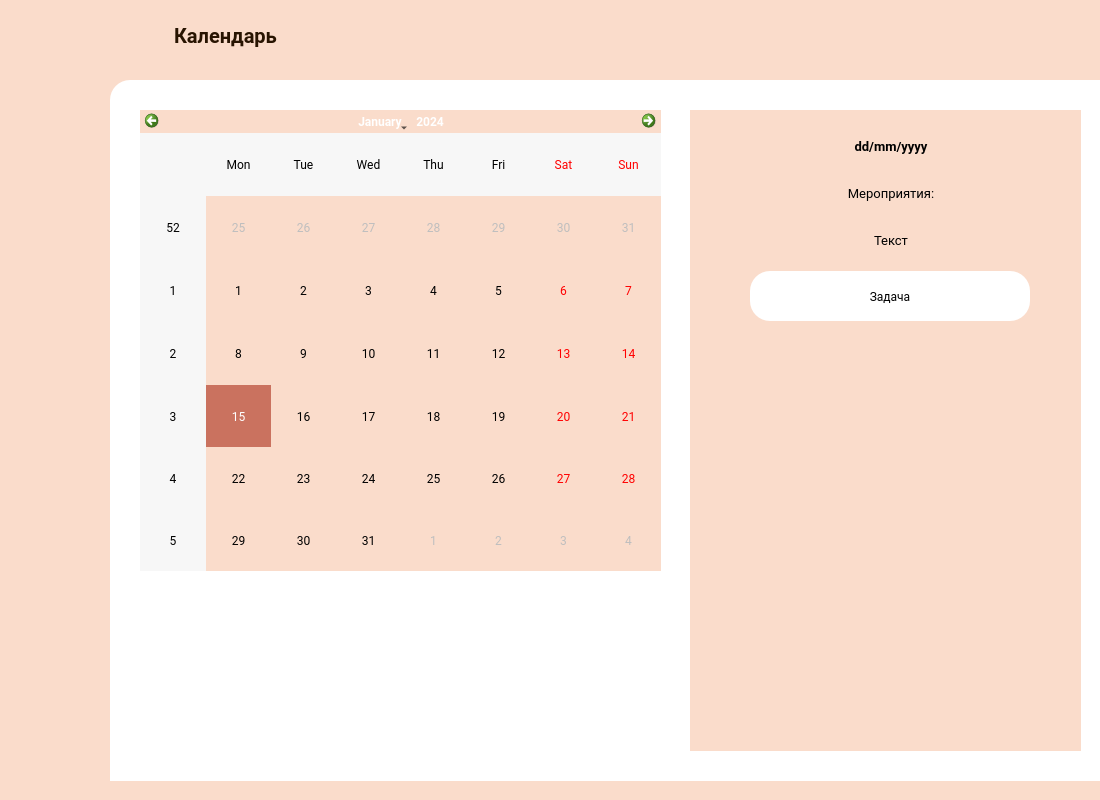
<?xml version="1.0" encoding="UTF-8"?>
<ui version="4.0">
 <class>Dialog</class>
 <widget class="QDialog" name="Dialog">
  <property name="geometry">
   <rect>
    <x>0</x>
    <y>0</y>
    <width>1100</width>
    <height>800</height>
   </rect>
  </property>
  <property name="windowTitle">
   <string>Dialog</string>
  </property>
  <property name="styleSheet">
   <string notr="true">background-color: #fadccb;
font-family: Roboto;</string>
  </property>
  <widget class="QPushButton" name="eventsBtn">
   <property name="geometry">
    <rect>
     <x>0</x>
     <y>110</y>
     <width>109</width>
     <height>110</height>
    </rect>
   </property>
   <property name="sizePolicy">
    <sizepolicy hsizetype="Minimum" vsizetype="Maximum">
     <horstretch>0</horstretch>
     <verstretch>0</verstretch>
    </sizepolicy>
   </property>
   <property name="maximumSize">
    <size>
     <width>16777215</width>
     <height>110</height>
    </size>
   </property>
   <property name="cursor">
    <cursorShape>ArrowCursor</cursorShape>
   </property>
   <property name="contextMenuPolicy">
    <enum>Qt::DefaultContextMenu</enum>
   </property>
   <property name="autoFillBackground">
    <bool>false</bool>
   </property>
   <property name="styleSheet">
    <string notr="true">QPushButton{padding: 12px 0px 16px 0px;
  justify-content: center;
  align-items: center;
  gap: 4px;}
QPushButton:hover {
background: #FFFFFF;
}

QPushButton:pressed{
background: #FFEAE5;
}
</string>
   </property>
   <property name="text">
    <string notr="true"/>
   </property>
   <property name="icon">
    <iconset>
     <normaloff>../img/events_btn.png</normaloff>../img/events_btn.png</iconset>
   </property>
   <property name="iconSize">
    <size>
     <width>85</width>
     <height>100</height>
    </size>
   </property>
   <property name="checkable">
    <bool>false</bool>
   </property>
   <property name="autoDefault">
    <bool>false</bool>
   </property>
   <property name="default">
    <bool>false</bool>
   </property>
   <property name="flat">
    <bool>true</bool>
   </property>
  </widget>
  <widget class="QPushButton" name="calendarBtn">
   <property name="geometry">
    <rect>
     <x>0</x>
     <y>220</y>
     <width>109</width>
     <height>110</height>
    </rect>
   </property>
   <property name="sizePolicy">
    <sizepolicy hsizetype="Minimum" vsizetype="Maximum">
     <horstretch>0</horstretch>
     <verstretch>0</verstretch>
    </sizepolicy>
   </property>
   <property name="maximumSize">
    <size>
     <width>16777215</width>
     <height>110</height>
    </size>
   </property>
   <property name="cursor">
    <cursorShape>ArrowCursor</cursorShape>
   </property>
   <property name="contextMenuPolicy">
    <enum>Qt::DefaultContextMenu</enum>
   </property>
   <property name="autoFillBackground">
    <bool>false</bool>
   </property>
   <property name="styleSheet">
    <string notr="true">QPushButton{padding: 12px 0px 16px 0px;
  justify-content: center;
  align-items: center;
  gap: 4px;}
QPushButton:hover {
background: #FFF1ED;
}

QPushButton:pressed{
background: #FFEAE5;
}</string>
   </property>
   <property name="text">
    <string notr="true"/>
   </property>
   <property name="icon">
    <iconset>
     <normaloff>../img/calendar_selected_btn.png</normaloff>../img/calendar_selected_btn.png</iconset>
   </property>
   <property name="iconSize">
    <size>
     <width>85</width>
     <height>100</height>
    </size>
   </property>
   <property name="autoDefault">
    <bool>false</bool>
   </property>
   <property name="default">
    <bool>false</bool>
   </property>
   <property name="flat">
    <bool>true</bool>
   </property>
  </widget>
  <widget class="QFrame" name="topMenu">
   <property name="geometry">
    <rect>
     <x>110</x>
     <y>0</y>
     <width>971</width>
     <height>71</height>
    </rect>
   </property>
   <property name="styleSheet">
    <string notr="true">padding: 0  50 0 0px;</string>
   </property>
   <layout class="QHBoxLayout" name="horizontalLayout">
    <item>
     <widget class="QLabel" name="categoryText">
      <property name="font">
       <font>
        <family>Roboto</family>
        <pointsize>15</pointsize>
        <weight>75</weight>
        <bold>true</bold>
       </font>
      </property>
      <property name="styleSheet">
       <string notr="true">color: #281401;
padding-left: 50px;
</string>
      </property>
      <property name="text">
       <string>Календарь</string>
      </property>
     </widget>
    </item>
   </layout>
  </widget>
  <widget class="QLabel" name="Background">
   <property name="enabled">
    <bool>true</bool>
   </property>
   <property name="geometry">
    <rect>
     <x>110</x>
     <y>80</y>
     <width>991</width>
     <height>701</height>
    </rect>
   </property>
   <property name="font">
    <font>
     <family>Roboto</family>
     <pointsize>15</pointsize>
    </font>
   </property>
   <property name="styleSheet">
    <string notr="true">background-color: white;
    border-top-left-radius: 20px;</string>
   </property>
   <property name="text">
    <string/>
   </property>
  </widget>
  <widget class="QPushButton" name="accountBtn">
   <property name="geometry">
    <rect>
     <x>0</x>
     <y>340</y>
     <width>109</width>
     <height>110</height>
    </rect>
   </property>
   <property name="sizePolicy">
    <sizepolicy hsizetype="Minimum" vsizetype="Maximum">
     <horstretch>0</horstretch>
     <verstretch>0</verstretch>
    </sizepolicy>
   </property>
   <property name="maximumSize">
    <size>
     <width>16777215</width>
     <height>110</height>
    </size>
   </property>
   <property name="cursor">
    <cursorShape>ArrowCursor</cursorShape>
   </property>
   <property name="contextMenuPolicy">
    <enum>Qt::DefaultContextMenu</enum>
   </property>
   <property name="autoFillBackground">
    <bool>false</bool>
   </property>
   <property name="styleSheet">
    <string notr="true">QPushButton{padding: 12px 0px 16px 0px;
  justify-content: center;
  align-items: center;
  gap: 4px;}
QPushButton:hover {
background: #FFF1ED;
}

QPushButton:pressed{
background: #FFEAE5;
}</string>
   </property>
   <property name="text">
    <string notr="true"/>
   </property>
   <property name="icon">
    <iconset>
     <normaloff>../img/account_btn.png</normaloff>../img/account_btn.png</iconset>
   </property>
   <property name="iconSize">
    <size>
     <width>85</width>
     <height>100</height>
    </size>
   </property>
   <property name="autoDefault">
    <bool>false</bool>
   </property>
   <property name="default">
    <bool>false</bool>
   </property>
   <property name="flat">
    <bool>true</bool>
   </property>
  </widget>
  <widget class="QCalendarWidget" name="calendarWidget">
   <property name="geometry">
    <rect>
     <x>140</x>
     <y>110</y>
     <width>521</width>
     <height>461</height>
    </rect>
   </property>
   <property name="font">
    <font>
     <family>Roboto</family>
     <weight>50</weight>
     <bold>false</bold>
    </font>
   </property>
   <property name="styleSheet">
    <string notr="true">selection-background-color: #CA725F;</string>
   </property>
   <property name="gridVisible">
    <bool>false</bool>
   </property>
   <property name="selectionMode">
    <enum>QCalendarWidget::SingleSelection</enum>
   </property>
   <property name="horizontalHeaderFormat">
    <enum>QCalendarWidget::ShortDayNames</enum>
   </property>
   <property name="navigationBarVisible">
    <bool>true</bool>
   </property>
   <property name="dateEditEnabled">
    <bool>true</bool>
   </property>
  </widget>
  <widget class="QLabel" name="tasksBackground">
   <property name="geometry">
    <rect>
     <x>690</x>
     <y>110</y>
     <width>391</width>
     <height>641</height>
    </rect>
   </property>
   <property name="text">
    <string/>
   </property>
  </widget>
  <widget class="QWidget" name="layoutWidget">
   <property name="geometry">
    <rect>
     <x>750</x>
     <y>130</y>
     <width>282</width>
     <height>191</height>
    </rect>
   </property>
   <layout class="QVBoxLayout" name="verticalLayout">
    <property name="spacing">
     <number>15</number>
    </property>
    <item>
     <widget class="QLabel" name="ChosenDate">
      <property name="sizePolicy">
       <sizepolicy hsizetype="MinimumExpanding" vsizetype="MinimumExpanding">
        <horstretch>0</horstretch>
        <verstretch>0</verstretch>
       </sizepolicy>
      </property>
      <property name="font">
       <font>
        <family>Roboto</family>
        <pointsize>10</pointsize>
        <weight>75</weight>
        <bold>true</bold>
       </font>
      </property>
      <property name="text">
       <string>dd/mm/yyyy</string>
      </property>
      <property name="alignment">
       <set>Qt::AlignCenter</set>
      </property>
     </widget>
    </item>
    <item>
     <widget class="QLabel" name="ToDoListLabel">
      <property name="sizePolicy">
       <sizepolicy hsizetype="MinimumExpanding" vsizetype="MinimumExpanding">
        <horstretch>0</horstretch>
        <verstretch>0</verstretch>
       </sizepolicy>
      </property>
      <property name="font">
       <font>
        <family>Roboto</family>
        <pointsize>10</pointsize>
       </font>
      </property>
      <property name="text">
       <string>Мероприятия:</string>
      </property>
      <property name="alignment">
       <set>Qt::AlignCenter</set>
      </property>
     </widget>
    </item>
    <item>
     <widget class="QLabel" name="NoEventsLabel">
      <property name="sizePolicy">
       <sizepolicy hsizetype="MinimumExpanding" vsizetype="MinimumExpanding">
        <horstretch>0</horstretch>
        <verstretch>0</verstretch>
       </sizepolicy>
      </property>
      <property name="font">
       <font>
        <family>Roboto</family>
        <pointsize>10</pointsize>
       </font>
      </property>
      <property name="text">
       <string>Текст</string>
      </property>
      <property name="alignment">
       <set>Qt::AlignCenter</set>
      </property>
     </widget>
    </item>
    <item>
     <widget class="QPushButton" name="showEventButton">
      <property name="minimumSize">
       <size>
        <width>280</width>
        <height>50</height>
       </size>
      </property>
      <property name="maximumSize">
       <size>
        <width>280</width>
        <height>50</height>
       </size>
      </property>
      <property name="styleSheet">
       <string notr="true">background-color: rgb(255, 255, 255);
border-radius: 20%;</string>
      </property>
      <property name="text">
       <string>Задача</string>
      </property>
     </widget>
    </item>
   </layout>
  </widget>
  <zorder>Background</zorder>
  <zorder>tasksBackground</zorder>
  <zorder>layoutWidget</zorder>
  <zorder>eventsBtn</zorder>
  <zorder>calendarBtn</zorder>
  <zorder>topMenu</zorder>
  <zorder>accountBtn</zorder>
  <zorder>calendarWidget</zorder>
 </widget>
 <resources>
  <include location="resources.qrc"/>
 </resources>
 <connections/>
</ui>
